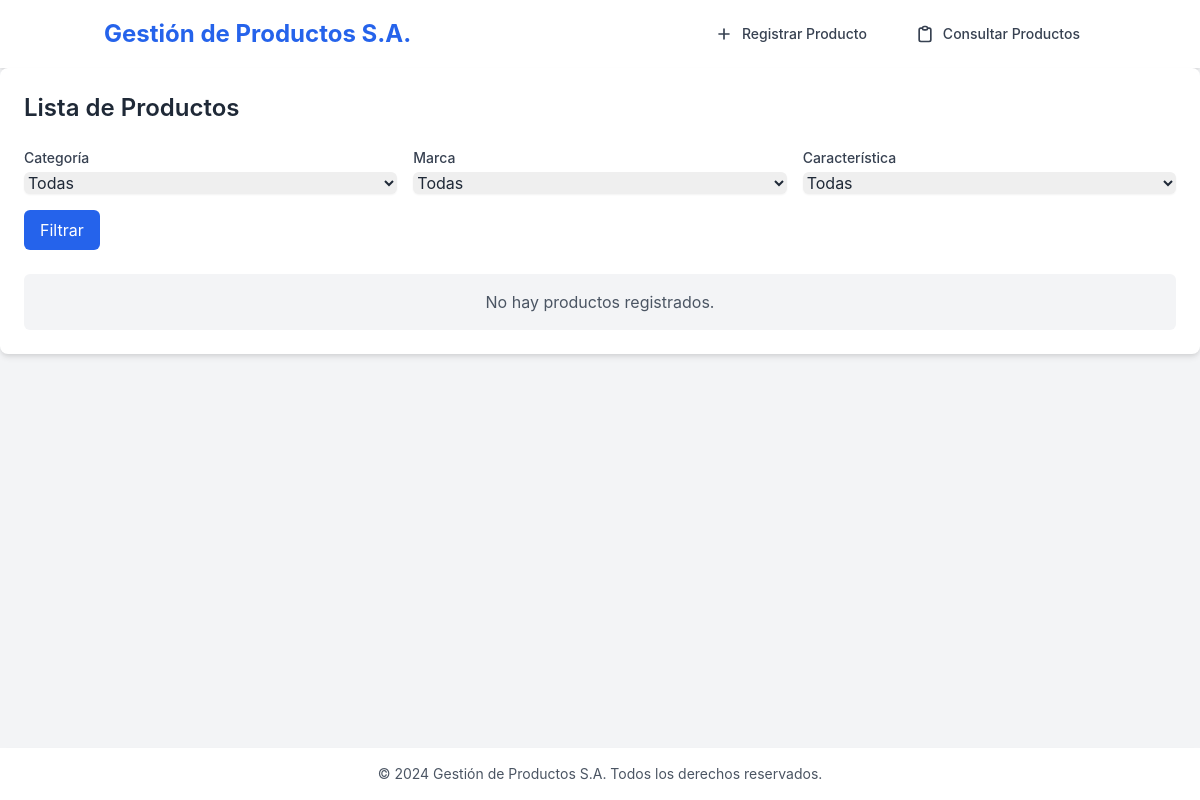
The app's page /consulta/, older data.
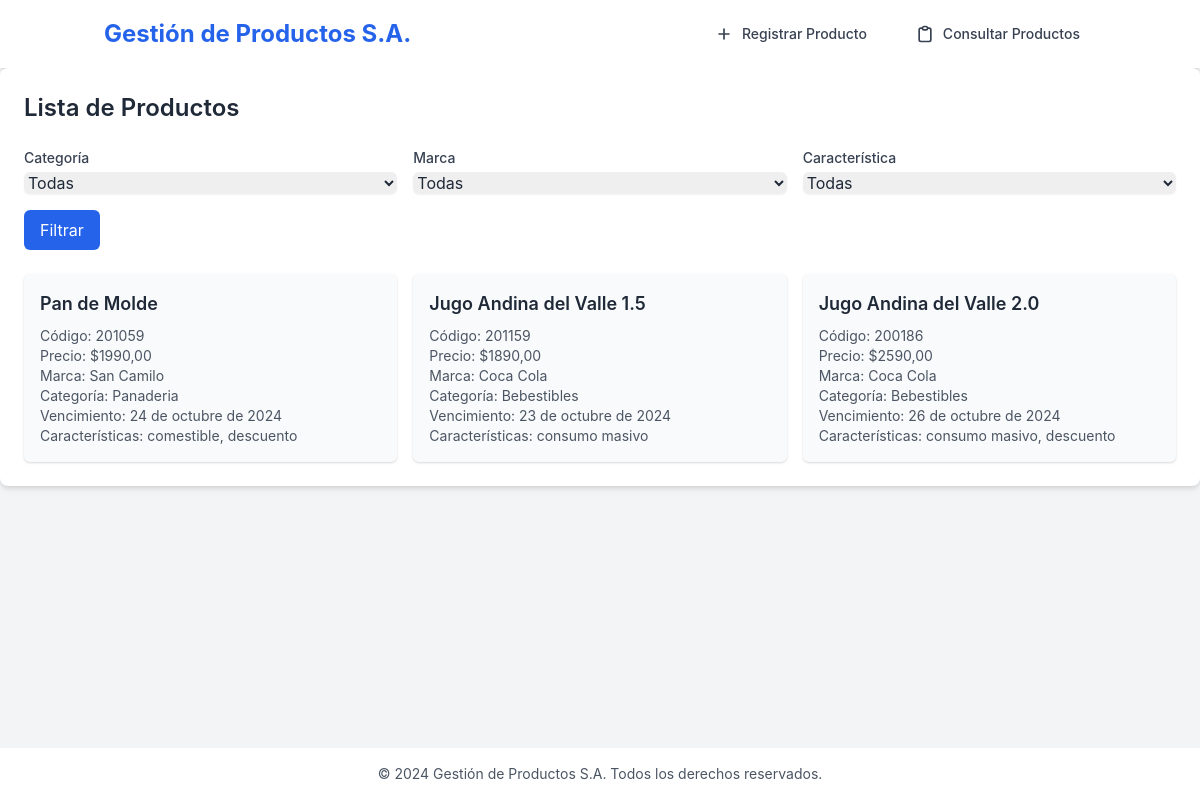
The same page, newer data.
### productos/models.py (models this page shows, shortened)
class Producto(models.Model):
    codigo = models.CharField(max_length=50, unique=True)
    nombre = models.CharField(max_length=100)
    precio = models.DecimalField(max_digits=10, decimal_places=2, default=0.00)
    marca = models.ForeignKey(Marca, on_delete=models.CASCADE)
    categoria = models.ForeignKey(Categoria, on_delete=models.SET_NULL, null=True)
    caracteristicas = models.ManyToManyField(Caracteristica)
    fecha_vencimiento = models.DateField()

class Marca(models.Model):
    nombre = models.CharField(max_length=100, unique=True)
    def __str__(self):
        return self.nombre

class Categoria(models.Model):
    nombre = models.CharField(max_length=100, unique=True)
    def __str__(self):
        return self.nombre

class Caracteristica(models.Model):
    nombre = models.CharField(max_length=100, unique=True)

### productos/views.py (the view)
# urls.py: path('consulta/', views.consulta_productos, name='consulta_productos'),
def consulta_productos(request):
    productos = Producto.objects.all()
    categorias = Categoria.objects.all()
    marcas = Marca.objects.all()
    caracteristicas = Caracteristica.objects.all()
    categoria = request.GET.get('categoria')
    marca = request.GET.get('marca')
    caracteristica = request.GET.get('caracteristica')
    if categoria:
        productos = productos.filter(categoria__id=categoria)
    if marca:
        productos = productos.filter(marca__id=marca)
    if caracteristica:
        productos = productos.filter(caracteristicas__id=caracteristica)
    context = {
        'productos': productos,
        'categorias': categorias,
        'marcas': marcas,
        'caracteristicas': caracteristicas,
    }
    return render(request, 'consulta.html', context)

### templates/consulta.html (shortened to what this page needs)
{% extends 'base.html' %}
{% block content %}
<section class="bg-white dark:bg-gray-800 rounded-lg shadow-md p-6">
    <h2 class="text-2xl font-semibold mb-6 flex items-center">Lista de Productos</h2>
    <form method="get" class="mb-6">
        <div class="grid grid-cols-1 md:grid-cols-3 gap-4">
            <div>
                <label for="categoria" class="block text-sm font-medium text-gray-700 dark:text-gray-300">Categoría</label>
                <select name="categoria" id="categoria" class="mt-1 block w-full rounded-md border-gray-300 shadow-sm focus:border-indigo-300 focus:ring focus:ring-indigo-200 focus:ring-opacity-50">
                    <option value="">Todas</option>
                </select>
            </div>
            <div>
                <label for="marca" class="block text-sm font-medium text-gray-700 dark:text-gray-300">Marca</label>
                <select name="marca" id="marca" class="mt-1 block w-full rounded-md border-gray-300 shadow-sm focus:border-indigo-300 focus:ring focus:ring-indigo-200 focus:ring-opacity-50">
                    <option value="">Todas</option>
                </select>
            </div>
            <div>
                <label for="caracteristica" class="block text-sm font-medium text-gray-700 dark:text-gray-300">Característica</label>
                <select name="caracteristica" id="caracteristica" class="mt-1 block w-full rounded-md border-gray-300 shadow-sm focus:border-indigo-300 focus:ring focus:ring-indigo-200 focus:ring-opacity-50">
                    <option value="">Todas</option>
                </select>
            </div>
        </div>
        <button type="submit" class="mt-4 px-4 py-2 bg-blue-600 text-white rounded-md hover:bg-blue-700 focus:outline-none focus:ring-2 focus:ring-blue-500 focus:ring-offset-2">Filtrar</button>
    </form>
    {% if productos %}
        <div class="grid grid-cols-1 md:grid-cols-2 lg:grid-cols-3 gap-4">
            {% for producto in productos %}
                <div class="bg-gray-50 dark:bg-gray-700 p-4 rounded-md shadow transition duration-300 ease-in-out transform hover:scale-105">
                    <h3 class="font-semibold text-lg mb-2">{{ producto.nombre }}</h3>
                    <p class="text-sm text-gray-600 dark:text-gray-300">Código: {{ producto.codigo }}</p>
                    <p class="text-sm text-gray-600 dark:text-gray-300">Precio: ${{ producto.precio }}</p>
                    <p class="text-sm text-gray-600 dark:text-gray-300">Marca: {{ producto.marca }}</p>
                    <p class="text-sm text-gray-600 dark:text-gray-300">Categoría: {{ producto.categoria }}</p>
                    <p class="text-sm text-gray-600 dark:text-gray-300">Vencimiento: {{ producto.fecha_vencimiento }}</p>
                    <p class="text-sm text-gray-600 dark:text-gray-300">Características:
                        {% for caracteristica in producto.caracteristicas.all %}
                            {{ caracteristica.nombre }}{% if not forloop.last %}, {% endif %}
                        {% endfor %}
                    </p>
                </div>
            {% endfor %}
        </div>
    {% else %}
        <p class="text-center text-gray-600 dark:text-gray-400 bg-gray-100 dark:bg-gray-700 p-4 rounded-md">No hay productos registrados.</p>
    {% endif %}
</section>
{% endblock %}

Row changes from the older to the newer data that the page shows:
added Producto: nombre "Pan de Molde", codigo "201059", precio "1990,00", marca "San Camilo", categoria "Panaderia", fecha_vencimiento "24 de octubre de 2024"
added Caracteristica: nombre "comestible", shown under "Pan de Molde"
added Caracteristica: nombre "descuento"
added Producto: nombre "Jugo Andina del Valle 1.5", codigo "201159", precio "1890,00", marca "Coca Cola", categoria "Bebestibles", fecha_vencimiento "23 de octubre de 2024"
added Caracteristica: nombre "consumo masivo"
added Producto: nombre "Jugo Andina del Valle 2.0", codigo "200186", precio "2590,00", marca "Coca Cola", categoria "Bebestibles", fecha_vencimiento "26 de octubre de 2024"
Text that changed along with them:
text no longer shown: "No hay productos registrados."
